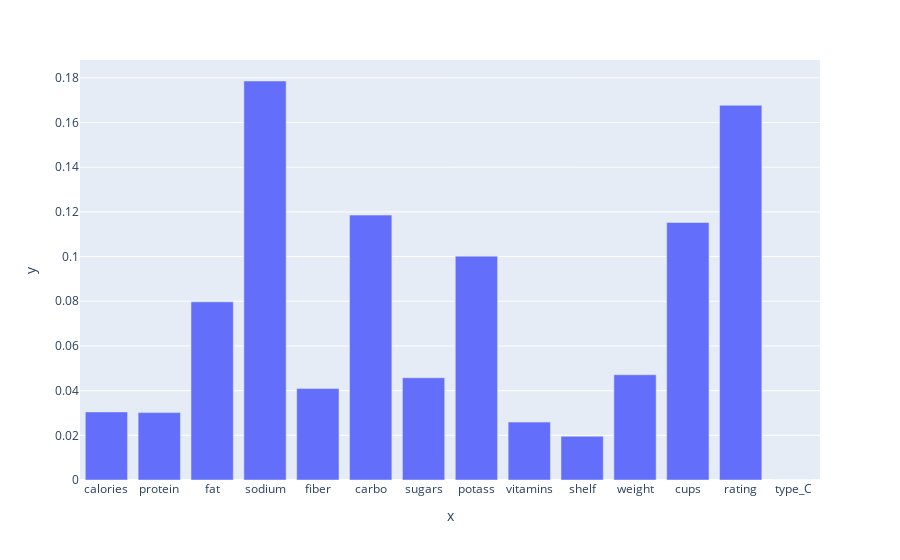

Notebook cell for this chart:
### Markdown cell above
And then we can create a bar chart of feature importances:

- `with px do bar using` a list containing
    - freestyle `x=` followed by `from X get columns`
    - freestyle `y=` followed by `from gradientBoostingClassifier get feature_importances_`

### Code cell
px.bar(x= (X.columns), y= (gradientBoostingClassifier.feature_importances_))

#<xml xmlns="https://developers.google.com/blockly/xml"><variables><variable id="+yh,Zg{hON]zy6D~.rH#">px</variable><variable id="_z/H/tTnOYS1Lla2~;*0">X</variable><variable id="rl*Wd%J:ec{~yZp{G@:l">gradientBoostingClassifier</variable></variables><block type="varDoMethod" id="!z5]f`%X4n*T=0{-(aa(" x="8" y="188"><field name="VAR" id="+yh,Zg{hON]zy6D~.rH#">px</field><field name="MEMBER">bar</field><data>px:bar</data><value name="INPUT"><block type="lists_create_with" id="19y.hEK|(vs{5EtoIY-="><mutation items="2"></mutation><value name="ADD0"><block type="valueOutputCodeBlock" id=")n6vNr^K-pZG`^]=$X)+"><field name="CODE">x=</field><value name="INPUT"><block type="varGetProperty" id="4)X({}.lRu_v`LhG=:S-"><field name="VAR" id="_z/H/tTnOYS1Lla2~;*0">X</field><field name="MEMBER">columns</field><data>X:columns</data></block></value></block></value><value name="ADD1"><block type="valueOutputCodeBlock" id="4-@a}eiAHA(@jATo2|_k"><field name="CODE">y=</field><value name="INPUT"><block type="varGetProperty" id="^*LArgFS8F;I(9=v`~e^"><field name="VAR" id="rl*Wd%J:ec{~yZp{G@:l">gradientBoostingClassifier</field><field name="MEMBER">feature_importances_</field><data>gradientBoostingClassifier:feature_importances_</data></block></value></block></value></block></value></block></xml>

### Figure 1 — Plotly figure (JSON) as saved in the notebook; plotly's stock layout.template omitted (floating-point values rounded to 4 significant figures)
{"data": [{"alignmentgroup": "True", "hovertemplate": "x=%{x}<br>y=%{y}<extra></extra>", "legendgroup": "", "marker": {"color": "#636efa"}, "name": "", "offsetgroup": "", "orientation": "v", "showlegend": false, "textposition": "auto", "type": "bar", "x": ["calories", "protein", "fat", "sodium", "fiber", "carbo", "sugars", "potass", "vitamins", "shelf", "weight", "cups", "rating", "type_C"], "xaxis": "x", "y": [0.03047, 0.03016, 0.07973, 0.1786, 0.04092, 0.1186, 0.04576, 0.1002, 0.02592, 0.01958, 0.04711, 0.1153, 0.1677, 0], "yaxis": "y"}], "layout": {"autosize": true, "barmode": "relative", "legend": {"tracegroupgap": 0}, "margin": {"t": 60}, "xaxis": {"anchor": "y", "autorange": true, "domain": [0, 1], "range": [-0.5, 13.5], "title": {"text": "x"}, "type": "category"}, "yaxis": {"anchor": "x", "autorange": true, "domain": [0, 1], "range": [0, 0.188], "title": {"text": "y"}, "type": "linear"}}}
